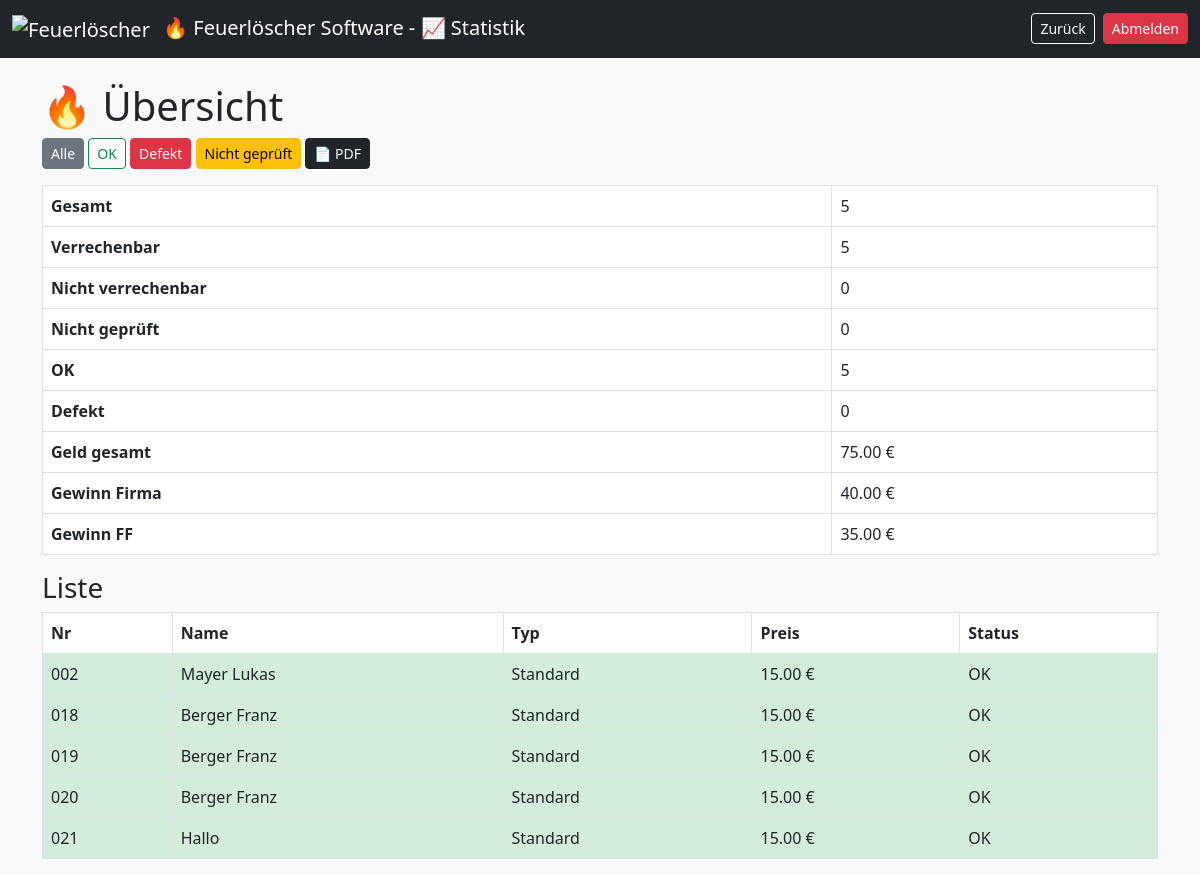
The app's page /statistik.php?status=ok (signed in), older data.
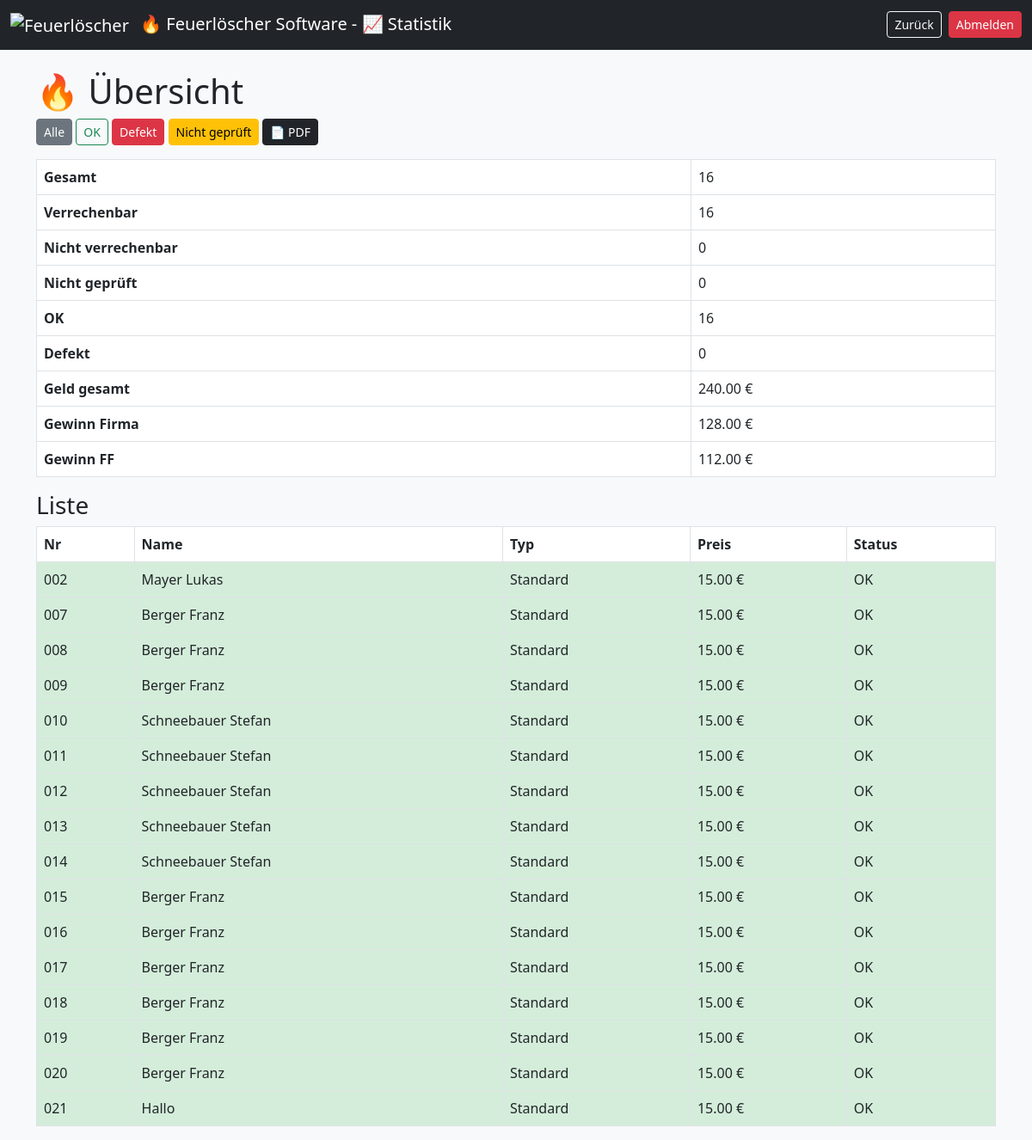
The same page, newer data.
### tables this page shows
CREATE TABLE loescher (
    id INTEGER PRIMARY KEY AUTOINCREMENT,
    nummer TEXT UNIQUE,
    name TEXT,
    zeitstempel TEXT,
    typ TEXT,
    preis REAL,
    loeschertyp TEXT,
    menge REAL,
    einheit TEXT,
    etikett_gedruckt INTEGER,
    abholschein_gedruckt INTEGER,
    bezahlt INTEGER,
    geprueft INTEGER,
    abgeholt INTEGER,
    defekt INTEGER,
    info TEXT,
    active INTEGER
);

### statistik.php (the view, shortened to what the changed rows need)
<?php
$db = getDB();
$statusFilter = $_GET['status'] ?? 'alle';
$result = $db->query("SELECT * FROM loescher WHERE active=1");
$allLoscher = [];
while ($row = $result->fetchArray(SQLITE3_ASSOC)) {
    $allLoscher[] = $row;
}
$stats = [
    'gesamt' => 0,
    'verrechenbar' => 0,
    'nicht_verrechenbar' => 0,
    'ok' => 0,
    'defekt' => 0,
    'nicht_geprueft' => 0
];
$gesamtVollerPreis = 0;
function getPreis($typ) {
    switch ($typ) {
        case 'Standard': return PREIS_STANDARD;
    }
}
$gefilterteLoscher = [];
foreach ($allLoscher as $l) {
    if ($l['defekt']) {
        $status = 'defekt';
        $statusText = 'Defekt';
    } elseif (!$l['geprueft']) {
        $status = 'nicht';
        $statusText = 'Nicht geprüft';
    } else {
        $status = 'ok';
        $statusText = 'OK';
    }
    if ($statusFilter !== 'alle' && $statusFilter !== $status) {
        continue;
    }
    $vollpreis = getPreis($l['typ']);
    $istVerrechenbar = (
        !$l['defekt'] &&
        $l['bezahlt'] &&
        $l['typ'] !== 'Gratis' &&
        $l['geprueft']
    );
    $stats['gesamt']++;
    if ($status === 'defekt') $stats['defekt']++;
    elseif ($status === 'ok') $stats['ok']++;
    elseif ($status === 'nicht') $stats['nicht_geprueft']++;
    if ($istVerrechenbar) {
        $stats['verrechenbar']++;
        $gesamtVollerPreis += $vollpreis;
    } else {
        $stats['nicht_verrechenbar']++;
    }
    $l['statusText'] = $statusText;
    $l['vollpreis'] = $vollpreis;
    $gefilterteLoscher[] = $l;
}
$gesamtGewinnFirma = $stats['verrechenbar'] * PREIS_RABATT;
$gesamtGewinnFF = $gesamtVollerPreis - $gesamtGewinnFirma;
?>
<!DOCTYPE html>
<html>
<head>
<link href="https://cdn.jsdelivr.net/npm/bootstrap@5.3.0/dist/css/bootstrap.min.css" rel="stylesheet">
</head>
<body class="bg-light">
<div class="container mt-4">
    <h1>&#128293; Übersicht</h1>
    <table class="table table-bordered w-100">
        <tr><th>Gesamt</th><td><?= $stats['gesamt'] ?></td></tr>
        <tr><th>Verrechenbar</th><td><?= $stats['verrechenbar'] ?></td></tr>
        <tr><th>Nicht verrechenbar</th><td><?= $stats['nicht_verrechenbar'] ?></td></tr>
        <tr><th>Nicht geprüft</th><td><?= $stats['nicht_geprueft'] ?></td></tr>
        <tr><th>OK</th><td><?= $stats['ok'] ?></td></tr>
        <tr><th>Defekt</th><td><?= $stats['defekt'] ?></td></tr>
        <tr><th>Geld gesamt</th><td><?= number_format($gesamtVollerPreis,2) ?> €</td></tr>
        <tr><th>Gewinn Firma</th><td><?= number_format($gesamtGewinnFirma,2) ?> €</td></tr>
        <tr><th>Gewinn FF</th><td><?= number_format($gesamtGewinnFF,2) ?> €</td></tr>
    </table>
    <table class="table table-bordered">
    <thead>
        <tr>
            <th>Nr</th>
            <th>Name</th>
            <th>Typ</th>
            <th>Preis</th>
            <th>Status</th>
        </tr>
    </thead>
    <tbody>
        <?php foreach ($gefilterteLoscher as $v): ?>
            <?php
            if ($v['defekt']) {
                $class = 'status-defekt';
            } elseif (!$v['geprueft']) {
                $class = 'status-nicht';
            } else {
                $class = 'status-ok';
            }
            ?>
            <tr>
                <td class="<?= $class ?>"><?= sprintf("%03d", $v['nummer']) ?></td>
                <td class="<?= $class ?>"><?= htmlspecialchars($v['name']) ?></td>
                <td class="<?= $class ?>"><?= htmlspecialchars($v['typ']) ?></td>
                <td class="<?= $class ?>"><?= number_format($v['vollpreis'],2) ?> €</td>
                <td class="<?= $class ?>"><?= $v['statusText'] ?></td>
            </tr>
        <?php endforeach; ?>
    </tbody>
</table>
</div>
</body>
</html>

Row changes from the older to the newer data that the page shows:
no longer on this page (row unchanged): loescher: id "5", defekt "0", id "40.00", id "35.00"
now on this page (row edited): loescher: id "16", defekt "0", id "128.00", id "112.00", nummer "016", name "Berger Franz", typ "Standard", preis "15.00", statusText "OK"
now on this page (row edited): loescher: nummer "007", name "Berger Franz", typ "Standard", preis "15.00", statusText "OK"
now on this page (row edited): loescher: nummer "008", name "Berger Franz", typ "Standard", preis "15.00", statusText "OK"
now on this page (row edited): loescher: nummer "009", name "Berger Franz", typ "Standard", preis "15.00", statusText "OK"
now on this page (row edited): loescher: nummer "010", name "Schneebauer Stefan", typ "Standard", preis "15.00", statusText "OK"
now on this page (row edited): loescher: nummer "011", name "Schneebauer Stefan", typ "Standard", preis "15.00", statusText "OK"
now on this page (row edited): loescher: nummer "012", name "Schneebauer Stefan", typ "Standard", preis "15.00", statusText "OK"
now on this page (row edited): loescher: nummer "013", name "Schneebauer Stefan", typ "Standard", preis "15.00", statusText "OK"
now on this page (row edited): loescher: nummer "014", name "Schneebauer Stefan", typ "Standard", preis "15.00", statusText "OK"
now on this page (row edited): loescher: nummer "015", name "Berger Franz", typ "Standard", preis "15.00", statusText "OK"
now on this page (row edited): loescher: nummer "017", name "Berger Franz", typ "Standard", preis "15.00", statusText "OK"
Text that changed along with them:
$gesamtVollerPreis: "75.00" → "240.00"
